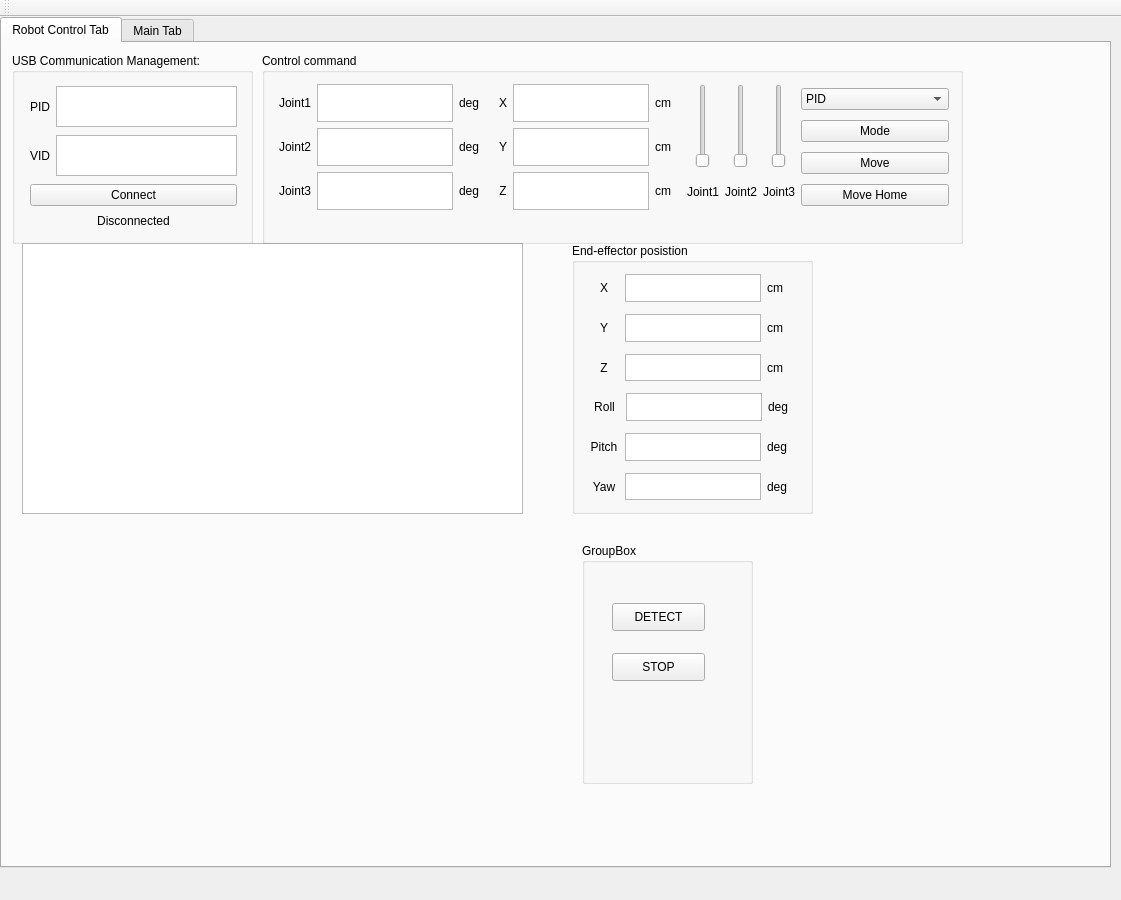
<?xml version="1.0" encoding="UTF-8"?>
<ui version="4.0">
 <class>MainWindow</class>
 <widget class="QMainWindow" name="MainWindow">
  <property name="geometry">
   <rect>
    <x>0</x>
    <y>0</y>
    <width>1121</width>
    <height>900</height>
   </rect>
  </property>
  <property name="maximumSize">
   <size>
    <width>10000</width>
    <height>16777215</height>
   </size>
  </property>
  <property name="windowTitle">
   <string>MainWindow</string>
  </property>
  <widget class="QWidget" name="centralWidget">
   <widget class="QTabWidget" name="tabWidget">
    <property name="geometry">
     <rect>
      <x>0</x>
      <y>0</y>
      <width>1111</width>
      <height>851</height>
     </rect>
    </property>
    <property name="sizePolicy">
     <sizepolicy hsizetype="Minimum" vsizetype="Preferred">
      <horstretch>0</horstretch>
      <verstretch>0</verstretch>
     </sizepolicy>
    </property>
    <property name="currentIndex">
     <number>0</number>
    </property>
    <widget class="QWidget" name="RobotCtrlTab">
     <attribute name="title">
      <string>Robot Control Tab</string>
     </attribute>
     <widget class="QGroupBox" name="groupBox">
      <property name="geometry">
       <rect>
        <x>10</x>
        <y>10</y>
        <width>241</width>
        <height>191</height>
       </rect>
      </property>
      <property name="sizePolicy">
       <sizepolicy hsizetype="Minimum" vsizetype="Minimum">
        <horstretch>0</horstretch>
        <verstretch>0</verstretch>
       </sizepolicy>
      </property>
      <property name="maximumSize">
       <size>
        <width>300</width>
        <height>200</height>
       </size>
      </property>
      <property name="title">
       <string>USB Communication Management:</string>
      </property>
      <layout class="QHBoxLayout" name="horizontalLayout" stretch="0">
       <property name="spacing">
        <number>7</number>
       </property>
       <item>
        <layout class="QFormLayout" name="formLayout">
         <property name="fieldGrowthPolicy">
          <enum>QFormLayout::AllNonFixedFieldsGrow</enum>
         </property>
         <property name="rowWrapPolicy">
          <enum>QFormLayout::WrapLongRows</enum>
         </property>
         <property name="horizontalSpacing">
          <number>2</number>
         </property>
         <property name="verticalSpacing">
          <number>8</number>
         </property>
         <property name="leftMargin">
          <number>2</number>
         </property>
         <property name="topMargin">
          <number>2</number>
         </property>
         <property name="rightMargin">
          <number>2</number>
         </property>
         <property name="bottomMargin">
          <number>2</number>
         </property>
         <item row="3" column="1">
          <widget class="QPushButton" name="connectBtn">
           <property name="text">
            <string>Connect</string>
           </property>
          </widget>
         </item>
         <item row="4" column="1">
          <widget class="QLabel" name="usbStatusLabel">
           <property name="text">
            <string>Disconnected</string>
           </property>
           <property name="alignment">
            <set>Qt::AlignCenter</set>
           </property>
          </widget>
         </item>
         <item row="1" column="1">
          <layout class="QHBoxLayout" name="horizontalLayout_3">
           <item>
            <widget class="QLabel" name="label_2">
             <property name="text">
              <string>PID</string>
             </property>
            </widget>
           </item>
           <item>
            <widget class="QTextEdit" name="pidTxt"/>
           </item>
          </layout>
         </item>
         <item row="2" column="1">
          <layout class="QHBoxLayout" name="horizontalLayout_2">
           <item>
            <widget class="QLabel" name="label">
             <property name="text">
              <string>VID</string>
             </property>
            </widget>
           </item>
           <item>
            <widget class="QTextEdit" name="vidTxt"/>
           </item>
          </layout>
         </item>
        </layout>
       </item>
      </layout>
     </widget>
     <widget class="QChartView" name="graphicsView">
      <property name="geometry">
       <rect>
        <x>20</x>
        <y>200</y>
        <width>501</width>
        <height>271</height>
       </rect>
      </property>
      <property name="sizePolicy">
       <sizepolicy hsizetype="Minimum" vsizetype="Minimum">
        <horstretch>0</horstretch>
        <verstretch>0</verstretch>
       </sizepolicy>
      </property>
      <property name="minimumSize">
       <size>
        <width>100</width>
        <height>100</height>
       </size>
      </property>
      <property name="baseSize">
       <size>
        <width>0</width>
        <height>0</height>
       </size>
      </property>
     </widget>
     <widget class="QGroupBox" name="groupBox_3">
      <property name="geometry">
       <rect>
        <x>570</x>
        <y>200</y>
        <width>241</width>
        <height>271</height>
       </rect>
      </property>
      <property name="maximumSize">
       <size>
        <width>400</width>
        <height>400</height>
       </size>
      </property>
      <property name="layoutDirection">
       <enum>Qt::LeftToRight</enum>
      </property>
      <property name="title">
       <string>End-effector posistion</string>
      </property>
      <layout class="QVBoxLayout" name="verticalLayout_4">
       <item>
        <layout class="QVBoxLayout" name="verticalLayout_3">
         <property name="spacing">
          <number>12</number>
         </property>
         <property name="rightMargin">
          <number>0</number>
         </property>
         <item>
          <layout class="QGridLayout" name="gridLayout_10" columnminimumwidth="0,0,0">
           <property name="leftMargin">
            <number>3</number>
           </property>
           <property name="rightMargin">
            <number>3</number>
           </property>
           <item row="0" column="1">
            <widget class="QTextBrowser" name="x_lbl">
             <property name="sizePolicy">
              <sizepolicy hsizetype="Fixed" vsizetype="Fixed">
               <horstretch>0</horstretch>
               <verstretch>0</verstretch>
              </sizepolicy>
             </property>
             <property name="minimumSize">
              <size>
               <width>136</width>
               <height>0</height>
              </size>
             </property>
             <property name="maximumSize">
              <size>
               <width>136</width>
               <height>16777215</height>
              </size>
             </property>
            </widget>
           </item>
           <item row="0" column="0">
            <widget class="QLabel" name="label_55">
             <property name="text">
              <string>X</string>
             </property>
             <property name="alignment">
              <set>Qt::AlignCenter</set>
             </property>
            </widget>
           </item>
           <item row="0" column="2">
            <widget class="QLabel" name="label_56">
             <property name="text">
              <string>cm</string>
             </property>
            </widget>
           </item>
          </layout>
         </item>
         <item>
          <layout class="QGridLayout" name="gridLayout_6" columnminimumwidth="0,0,0">
           <property name="leftMargin">
            <number>3</number>
           </property>
           <property name="rightMargin">
            <number>3</number>
           </property>
           <item row="0" column="1">
            <widget class="QTextBrowser" name="y_lbl">
             <property name="sizePolicy">
              <sizepolicy hsizetype="Fixed" vsizetype="Fixed">
               <horstretch>0</horstretch>
               <verstretch>0</verstretch>
              </sizepolicy>
             </property>
             <property name="minimumSize">
              <size>
               <width>136</width>
               <height>0</height>
              </size>
             </property>
             <property name="maximumSize">
              <size>
               <width>136</width>
               <height>16777215</height>
              </size>
             </property>
            </widget>
           </item>
           <item row="0" column="0">
            <widget class="QLabel" name="label_47">
             <property name="text">
              <string>Y</string>
             </property>
             <property name="alignment">
              <set>Qt::AlignCenter</set>
             </property>
            </widget>
           </item>
           <item row="0" column="2">
            <widget class="QLabel" name="label_48">
             <property name="text">
              <string>cm</string>
             </property>
            </widget>
           </item>
          </layout>
         </item>
         <item>
          <layout class="QGridLayout" name="gridLayout_8" columnminimumwidth="0,0,0">
           <property name="leftMargin">
            <number>3</number>
           </property>
           <property name="rightMargin">
            <number>3</number>
           </property>
           <item row="0" column="1">
            <widget class="QTextBrowser" name="z_lbl">
             <property name="sizePolicy">
              <sizepolicy hsizetype="Fixed" vsizetype="Fixed">
               <horstretch>0</horstretch>
               <verstretch>0</verstretch>
              </sizepolicy>
             </property>
             <property name="minimumSize">
              <size>
               <width>136</width>
               <height>0</height>
              </size>
             </property>
             <property name="maximumSize">
              <size>
               <width>136</width>
               <height>16777215</height>
              </size>
             </property>
            </widget>
           </item>
           <item row="0" column="0">
            <widget class="QLabel" name="label_51">
             <property name="text">
              <string>Z</string>
             </property>
             <property name="alignment">
              <set>Qt::AlignCenter</set>
             </property>
            </widget>
           </item>
           <item row="0" column="2">
            <widget class="QLabel" name="label_52">
             <property name="text">
              <string>cm</string>
             </property>
            </widget>
           </item>
          </layout>
         </item>
         <item>
          <layout class="QGridLayout" name="gridLayout" columnminimumwidth="0,0,0">
           <property name="leftMargin">
            <number>3</number>
           </property>
           <property name="rightMargin">
            <number>0</number>
           </property>
           <item row="0" column="1">
            <widget class="QTextBrowser" name="roll_lbl">
             <property name="sizePolicy">
              <sizepolicy hsizetype="Fixed" vsizetype="Fixed">
               <horstretch>0</horstretch>
               <verstretch>0</verstretch>
              </sizepolicy>
             </property>
             <property name="minimumSize">
              <size>
               <width>136</width>
               <height>0</height>
              </size>
             </property>
             <property name="maximumSize">
              <size>
               <width>136</width>
               <height>16777215</height>
              </size>
             </property>
            </widget>
           </item>
           <item row="0" column="0">
            <widget class="QLabel" name="label_17">
             <property name="text">
              <string>Roll</string>
             </property>
             <property name="alignment">
              <set>Qt::AlignCenter</set>
             </property>
            </widget>
           </item>
           <item row="0" column="2">
            <widget class="QLabel" name="label_21">
             <property name="text">
              <string>deg</string>
             </property>
            </widget>
           </item>
          </layout>
         </item>
         <item>
          <layout class="QGridLayout" name="gridLayout_7" columnminimumwidth="0,0,0">
           <property name="leftMargin">
            <number>3</number>
           </property>
           <property name="rightMargin">
            <number>3</number>
           </property>
           <item row="0" column="1">
            <widget class="QTextBrowser" name="pitch_lbl">
             <property name="sizePolicy">
              <sizepolicy hsizetype="Fixed" vsizetype="Fixed">
               <horstretch>0</horstretch>
               <verstretch>0</verstretch>
              </sizepolicy>
             </property>
             <property name="minimumSize">
              <size>
               <width>136</width>
               <height>0</height>
              </size>
             </property>
             <property name="maximumSize">
              <size>
               <width>136</width>
               <height>16777215</height>
              </size>
             </property>
            </widget>
           </item>
           <item row="0" column="0">
            <widget class="QLabel" name="label_49">
             <property name="text">
              <string>Pitch</string>
             </property>
             <property name="alignment">
              <set>Qt::AlignCenter</set>
             </property>
            </widget>
           </item>
           <item row="0" column="2">
            <widget class="QLabel" name="label_50">
             <property name="text">
              <string>deg</string>
             </property>
            </widget>
           </item>
          </layout>
         </item>
         <item>
          <layout class="QGridLayout" name="gridLayout_9" columnminimumwidth="0,0,0">
           <property name="leftMargin">
            <number>3</number>
           </property>
           <property name="rightMargin">
            <number>3</number>
           </property>
           <item row="0" column="1">
            <widget class="QTextBrowser" name="yaw_lbl">
             <property name="sizePolicy">
              <sizepolicy hsizetype="Fixed" vsizetype="Fixed">
               <horstretch>0</horstretch>
               <verstretch>0</verstretch>
              </sizepolicy>
             </property>
             <property name="minimumSize">
              <size>
               <width>136</width>
               <height>0</height>
              </size>
             </property>
             <property name="maximumSize">
              <size>
               <width>136</width>
               <height>16777215</height>
              </size>
             </property>
            </widget>
           </item>
           <item row="0" column="0">
            <widget class="QLabel" name="label_53">
             <property name="text">
              <string>Yaw</string>
             </property>
             <property name="alignment">
              <set>Qt::AlignCenter</set>
             </property>
            </widget>
           </item>
           <item row="0" column="2">
            <widget class="QLabel" name="label_54">
             <property name="text">
              <string>deg</string>
             </property>
            </widget>
           </item>
          </layout>
         </item>
        </layout>
       </item>
      </layout>
     </widget>
     <widget class="QGroupBox" name="groupBox_2">
      <property name="geometry">
       <rect>
        <x>260</x>
        <y>10</y>
        <width>701</width>
        <height>191</height>
       </rect>
      </property>
      <property name="maximumSize">
       <size>
        <width>1000</width>
        <height>400</height>
       </size>
      </property>
      <property name="title">
       <string>Control command</string>
      </property>
      <layout class="QGridLayout" name="gridLayout_25">
       <item row="2" column="3">
        <spacer name="horizontalSpacer_3">
         <property name="orientation">
          <enum>Qt::Horizontal</enum>
         </property>
         <property name="sizeHint" stdset="0">
          <size>
           <width>40</width>
           <height>20</height>
          </size>
         </property>
        </spacer>
       </item>
       <item row="2" column="1">
        <spacer name="horizontalSpacer_2">
         <property name="orientation">
          <enum>Qt::Horizontal</enum>
         </property>
         <property name="sizeHint" stdset="0">
          <size>
           <width>40</width>
           <height>20</height>
          </size>
         </property>
        </spacer>
       </item>
       <item row="2" column="0">
        <spacer name="horizontalSpacer">
         <property name="orientation">
          <enum>Qt::Horizontal</enum>
         </property>
         <property name="sizeHint" stdset="0">
          <size>
           <width>40</width>
           <height>20</height>
          </size>
         </property>
        </spacer>
       </item>
       <item row="0" column="2">
        <layout class="QHBoxLayout" name="horizontalLayout_28">
         <item>
          <layout class="QVBoxLayout" name="verticalLayout_7">
           <item alignment="Qt::AlignHCenter|Qt::AlignVCenter">
            <widget class="QSlider" name="joint1_slider">
             <property name="orientation">
              <enum>Qt::Vertical</enum>
             </property>
            </widget>
           </item>
           <item>
            <widget class="QLabel" name="label_85">
             <property name="text">
              <string>Joint1</string>
             </property>
             <property name="alignment">
              <set>Qt::AlignCenter</set>
             </property>
            </widget>
           </item>
          </layout>
         </item>
         <item>
          <layout class="QVBoxLayout" name="verticalLayout_9">
           <item alignment="Qt::AlignHCenter|Qt::AlignVCenter">
            <widget class="QSlider" name="joint2_slider">
             <property name="orientation">
              <enum>Qt::Vertical</enum>
             </property>
            </widget>
           </item>
           <item>
            <widget class="QLabel" name="label_87">
             <property name="text">
              <string>Joint2</string>
             </property>
             <property name="alignment">
              <set>Qt::AlignCenter</set>
             </property>
            </widget>
           </item>
          </layout>
         </item>
         <item>
          <layout class="QVBoxLayout" name="verticalLayout_10">
           <item alignment="Qt::AlignHCenter|Qt::AlignVCenter">
            <widget class="QSlider" name="joint3_slider">
             <property name="orientation">
              <enum>Qt::Vertical</enum>
             </property>
            </widget>
           </item>
           <item>
            <widget class="QLabel" name="label_88">
             <property name="text">
              <string>Joint3</string>
             </property>
             <property name="alignment">
              <set>Qt::AlignCenter</set>
             </property>
            </widget>
           </item>
          </layout>
         </item>
        </layout>
       </item>
       <item row="0" column="1">
        <layout class="QVBoxLayout" name="verticalLayout_6">
         <property name="rightMargin">
          <number>0</number>
         </property>
         <item>
          <layout class="QGridLayout" name="gridLayout_22" columnminimumwidth="0,0,0">
           <property name="leftMargin">
            <number>3</number>
           </property>
           <property name="rightMargin">
            <number>10</number>
           </property>
           <item row="0" column="0">
            <widget class="QLabel" name="label_79">
             <property name="text">
              <string>X</string>
             </property>
             <property name="alignment">
              <set>Qt::AlignCenter</set>
             </property>
            </widget>
           </item>
           <item row="0" column="2">
            <widget class="QLabel" name="label_80">
             <property name="text">
              <string>cm</string>
             </property>
            </widget>
           </item>
           <item row="0" column="1">
            <widget class="QTextEdit" name="x_txt">
             <property name="sizePolicy">
              <sizepolicy hsizetype="Fixed" vsizetype="Fixed">
               <horstretch>0</horstretch>
               <verstretch>0</verstretch>
              </sizepolicy>
             </property>
             <property name="minimumSize">
              <size>
               <width>136</width>
               <height>0</height>
              </size>
             </property>
             <property name="maximumSize">
              <size>
               <width>136</width>
               <height>16777215</height>
              </size>
             </property>
            </widget>
           </item>
          </layout>
         </item>
         <item>
          <layout class="QGridLayout" name="gridLayout_23" columnminimumwidth="0,0,0">
           <property name="leftMargin">
            <number>3</number>
           </property>
           <property name="rightMargin">
            <number>10</number>
           </property>
           <item row="0" column="0">
            <widget class="QLabel" name="label_81">
             <property name="text">
              <string>Y</string>
             </property>
             <property name="alignment">
              <set>Qt::AlignCenter</set>
             </property>
            </widget>
           </item>
           <item row="0" column="2">
            <widget class="QLabel" name="label_82">
             <property name="text">
              <string>cm</string>
             </property>
            </widget>
           </item>
           <item row="0" column="1">
            <widget class="QTextEdit" name="y_txt">
             <property name="sizePolicy">
              <sizepolicy hsizetype="Fixed" vsizetype="Fixed">
               <horstretch>0</horstretch>
               <verstretch>0</verstretch>
              </sizepolicy>
             </property>
             <property name="minimumSize">
              <size>
               <width>136</width>
               <height>0</height>
              </size>
             </property>
             <property name="maximumSize">
              <size>
               <width>136</width>
               <height>16777215</height>
              </size>
             </property>
            </widget>
           </item>
          </layout>
         </item>
         <item>
          <layout class="QGridLayout" name="gridLayout_24" columnminimumwidth="0,0,0">
           <property name="leftMargin">
            <number>3</number>
           </property>
           <property name="rightMargin">
            <number>10</number>
           </property>
           <item row="0" column="0">
            <widget class="QLabel" name="label_83">
             <property name="text">
              <string>Z</string>
             </property>
             <property name="alignment">
              <set>Qt::AlignCenter</set>
             </property>
            </widget>
           </item>
           <item row="0" column="2">
            <widget class="QLabel" name="label_84">
             <property name="text">
              <string>cm</string>
             </property>
            </widget>
           </item>
           <item row="0" column="1">
            <widget class="QTextEdit" name="z_txt">
             <property name="sizePolicy">
              <sizepolicy hsizetype="Fixed" vsizetype="Fixed">
               <horstretch>0</horstretch>
               <verstretch>0</verstretch>
              </sizepolicy>
             </property>
             <property name="minimumSize">
              <size>
               <width>136</width>
               <height>0</height>
              </size>
             </property>
             <property name="maximumSize">
              <size>
               <width>136</width>
               <height>16777215</height>
              </size>
             </property>
            </widget>
           </item>
          </layout>
         </item>
        </layout>
       </item>
       <item row="0" column="3">
        <layout class="QVBoxLayout" name="verticalLayout">
         <item>
          <widget class="QComboBox" name="modeCbBox">
           <item>
            <property name="text">
             <string>PID</string>
            </property>
           </item>
           <item>
            <property name="text">
             <string>Fuzzy-PID</string>
            </property>
           </item>
          </widget>
         </item>
         <item>
          <widget class="QPushButton" name="modeCtrlBtn">
           <property name="text">
            <string>Mode</string>
           </property>
          </widget>
         </item>
         <item>
          <widget class="QPushButton" name="movCmdBtn">
           <property name="text">
            <string>Move</string>
           </property>
          </widget>
         </item>
         <item>
          <widget class="QPushButton" name="movHomeBtn">
           <property name="text">
            <string>Move Home</string>
           </property>
          </widget>
         </item>
        </layout>
       </item>
       <item row="0" column="0">
        <layout class="QVBoxLayout" name="verticalLayout_2">
         <property name="rightMargin">
          <number>0</number>
         </property>
         <item>
          <layout class="QGridLayout" name="gridLayout_18" columnminimumwidth="0,0,0">
           <property name="leftMargin">
            <number>3</number>
           </property>
           <property name="rightMargin">
            <number>10</number>
           </property>
           <item row="0" column="0">
            <widget class="QLabel" name="label_71">
             <property name="text">
              <string>Joint1</string>
             </property>
             <property name="alignment">
              <set>Qt::AlignCenter</set>
             </property>
            </widget>
           </item>
           <item row="0" column="2">
            <widget class="QLabel" name="label_72">
             <property name="text">
              <string>deg</string>
             </property>
            </widget>
           </item>
           <item row="0" column="1">
            <widget class="QTextEdit" name="joint1_txt">
             <property name="sizePolicy">
              <sizepolicy hsizetype="Fixed" vsizetype="Fixed">
               <horstretch>0</horstretch>
               <verstretch>0</verstretch>
              </sizepolicy>
             </property>
             <property name="minimumSize">
              <size>
               <width>136</width>
               <height>0</height>
              </size>
             </property>
             <property name="maximumSize">
              <size>
               <width>136</width>
               <height>16777215</height>
              </size>
             </property>
            </widget>
           </item>
          </layout>
         </item>
         <item>
          <layout class="QGridLayout" name="gridLayout_17" columnminimumwidth="0,0,0">
           <property name="leftMargin">
            <number>3</number>
           </property>
           <property name="rightMargin">
            <number>10</number>
           </property>
           <item row="0" column="0">
            <widget class="QLabel" name="label_69">
             <property name="text">
              <string>Joint2</string>
             </property>
             <property name="alignment">
              <set>Qt::AlignCenter</set>
             </property>
            </widget>
           </item>
           <item row="0" column="2">
            <widget class="QLabel" name="label_70">
             <property name="text">
              <string>deg</string>
             </property>
            </widget>
           </item>
           <item row="0" column="1">
            <widget class="QTextEdit" name="joint2_txt">
             <property name="sizePolicy">
              <sizepolicy hsizetype="Fixed" vsizetype="Fixed">
               <horstretch>0</horstretch>
               <verstretch>0</verstretch>
              </sizepolicy>
             </property>
             <property name="minimumSize">
              <size>
               <width>136</width>
               <height>0</height>
              </size>
             </property>
             <property name="maximumSize">
              <size>
               <width>136</width>
               <height>16777215</height>
              </size>
             </property>
            </widget>
           </item>
          </layout>
         </item>
         <item>
          <layout class="QGridLayout" name="gridLayout_16">
           <property name="leftMargin">
            <number>3</number>
           </property>
           <property name="rightMargin">
            <number>10</number>
           </property>
           <item row="0" column="0">
            <widget class="QLabel" name="label_67">
             <property name="text">
              <string>Joint3</string>
             </property>
             <property name="alignment">
              <set>Qt::AlignCenter</set>
             </property>
            </widget>
           </item>
           <item row="0" column="1">
            <widget class="QTextEdit" name="joint3_txt">
             <property name="sizePolicy">
              <sizepolicy hsizetype="Fixed" vsizetype="Fixed">
               <horstretch>0</horstretch>
               <verstretch>0</verstretch>
              </sizepolicy>
             </property>
             <property name="minimumSize">
              <size>
               <width>136</width>
               <height>0</height>
              </size>
             </property>
             <property name="maximumSize">
              <size>
               <width>136</width>
               <height>16777215</height>
              </size>
             </property>
            </widget>
           </item>
           <item row="0" column="2">
            <widget class="QLabel" name="label_68">
             <property name="text">
              <string>deg</string>
             </property>
            </widget>
           </item>
          </layout>
         </item>
        </layout>
       </item>
      </layout>
     </widget>
     <widget class="QLabel" name="label_89">
      <property name="geometry">
       <rect>
        <x>10</x>
        <y>260</y>
        <width>191</width>
        <height>300</height>
       </rect>
      </property>
      <property name="maximumSize">
       <size>
        <width>300</width>
        <height>300</height>
       </size>
      </property>
      <property name="text">
       <string/>
      </property>
      <property name="pixmap">
       <pixmap>C:/Users/Dell/Downloads/Robot.png</pixmap>
      </property>
      <property name="scaledContents">
       <bool>true</bool>
      </property>
      <property name="alignment">
       <set>Qt::AlignCenter</set>
      </property>
     </widget>
     <widget class="QLabel" name="imgLabel">
      <property name="geometry">
       <rect>
        <x>20</x>
        <y>520</y>
        <width>501</width>
        <height>241</height>
       </rect>
      </property>
      <property name="text">
       <string/>
      </property>
     </widget>
     <widget class="QGroupBox" name="groupBox_4">
      <property name="geometry">
       <rect>
        <x>580</x>
        <y>500</y>
        <width>171</width>
        <height>241</height>
       </rect>
      </property>
      <property name="title">
       <string>GroupBox</string>
      </property>
      <widget class="QPushButton" name="StopButton">
       <property name="geometry">
        <rect>
         <x>30</x>
         <y>110</y>
         <width>93</width>
         <height>28</height>
        </rect>
       </property>
       <property name="text">
        <string>STOP</string>
       </property>
      </widget>
      <widget class="QPushButton" name="DetectButton">
       <property name="geometry">
        <rect>
         <x>30</x>
         <y>60</y>
         <width>93</width>
         <height>28</height>
        </rect>
       </property>
       <property name="text">
        <string>DETECT</string>
       </property>
      </widget>
     </widget>
    </widget>
    <widget class="QWidget" name="CVtab">
     <attribute name="title">
      <string>Main Tab</string>
     </attribute>
    </widget>
   </widget>
  </widget>
  <widget class="QToolBar" name="mainToolBar">
   <attribute name="toolBarArea">
    <enum>TopToolBarArea</enum>
   </attribute>
   <attribute name="toolBarBreak">
    <bool>false</bool>
   </attribute>
  </widget>
  <widget class="QMenuBar" name="menuBar">
   <property name="geometry">
    <rect>
     <x>0</x>
     <y>0</y>
     <width>1121</width>
     <height>26</height>
    </rect>
   </property>
  </widget>
 </widget>
 <layoutdefault spacing="6" margin="11"/>
 <customwidgets>
  <customwidget>
   <class>QChartView</class>
   <extends>QGraphicsView</extends>
   <header location="global">PyQt5.QtChart</header>
  </customwidget>
 </customwidgets>
 <resources/>
 <connections/>
</ui>
